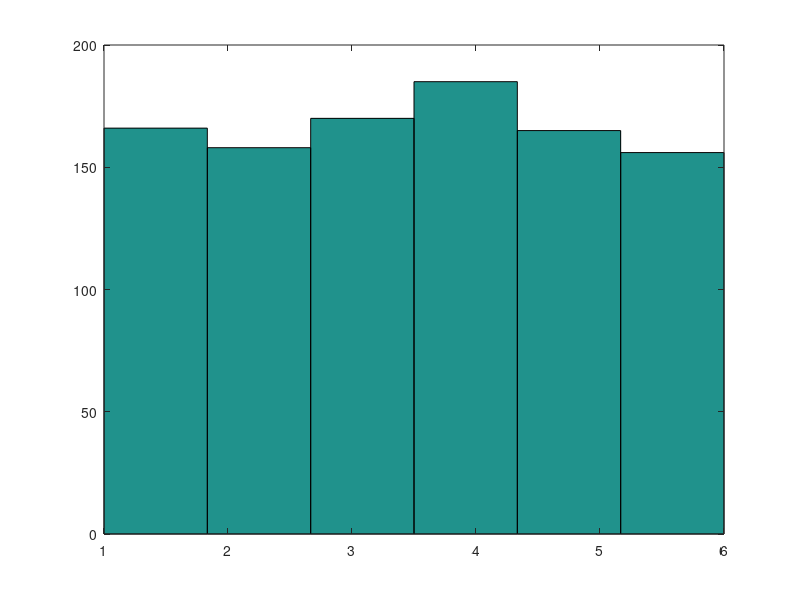

The MATLAB source for this figure:
% Introduccion a Octave - 2020 - FCAI-UNCuyo
% 
%
%% Guia de problemas 1

% El script esta listo para ejecutarlo e interpretar los resultados.
% Intente comprender que se esta haciendo en cada paso. 

N=1000;       
x=rand(1,N);  
x=ceil(6*x);  
%
%sacar un 3
sum(x==3)/N
%
%histograma
%
hist(x,6)
p=hist(x,6)/N
